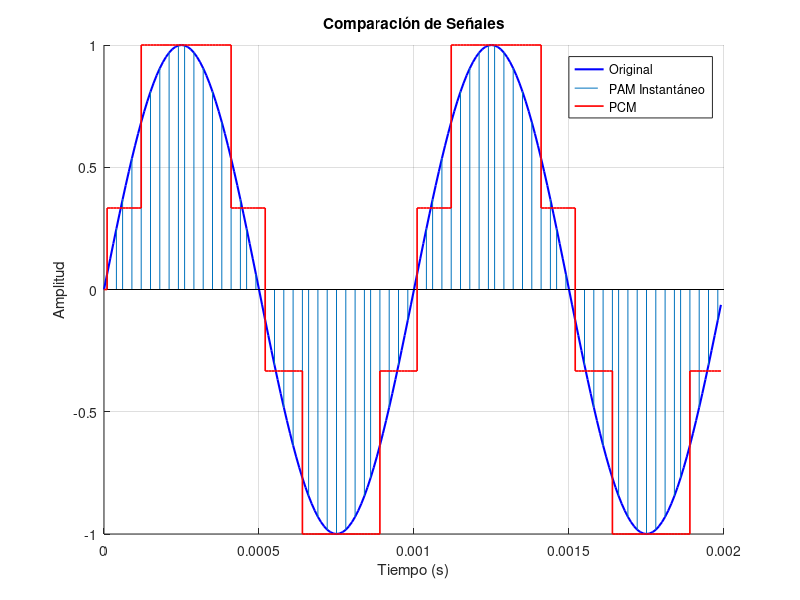

MATLAB code for this plot:
clc; clear; close all;

%% Parametros
A = 1;                  % Amplitud de la señal
Fc = 1000;              % Frecuencia de la señal (Hz)
Fs = 35000;             % Frecuencia de muestreo (Hz)
d = 0.5;                % Ciclo de trabajo (duty cycle) del pulso (0 < d <= 1)
ts = 1/100000;          % Período de muestreo 

% Generación del tiempo y señal original
T = 1/Fc;               % Período de la señal senoidal
n_samples = 200;        % Número de muestras totales para simular 2 ciclos de la señal

t = 0:ts:(n_samples-1)*ts;           % Vector de tiempo
m_t = A * sin(2 * pi * Fc * t);      % Señal senoidal original

% Muestreo
Ts = 1/Fs;                            % Período de muestreo real
n_samples_pam = floor(length(t) / (Ts / ts)); % Cantidad de muestras reales basadas en Ts
width = d * Ts;                      

%%  Muestreo instantaneo
instant_pulses = zeros(size(t));     
for n = 0:floor(max(t)/Ts)

    sample_time = n * Ts + d * Ts / 2;
    [~, idx] = min(abs(t - sample_time));  
    if idx <= length(t)
        instant_pulses(idx) = m_t(idx);   
    end
end

%% Cuantificacion 

N = 2;                                % Número de bits 

% 1. Niveles de cuantificación
num_levels = 2^N;                     % Total de niveles de cuantificación
q_levels = linspace(-A, A, num_levels); % Crear niveles uniformemente espaciados entre -A y A


% 2. Cuantificación tipo "sample and hold"
quantized_signal = zeros(size(instant_pulses));  % Inicializar señal cuantificada
sample_indices = find(instant_pulses ~= 0);      % Buscar los índices donde hay muestras (no ceros)

for i = 1:length(sample_indices)
    idx_start = sample_indices(i);               % Índice donde empieza el nivel mantenido

    if i < length(sample_indices)
        idx_end = sample_indices(i+1) - 1;       % Mantener nivel hasta antes del próximo impulso
    else
        idx_end = length(instant_pulses);        % Si es el último, mantener hasta el final
    end

    % Buscar el nivel más cercano
    [~, q_idx] = min(abs(instant_pulses(idx_start) - q_levels));
    level = q_levels(q_idx);                     % Valor cuantificado

    % Rellenar con ese nivel
    quantized_signal(idx_start:idx_end) = level;
end

%% Error de cuantizacion
quant_error = instant_pulses - quantized_signal;   % Diferencia entre señal original y cuantificada
disp(quant_error);                                 

error_max = max(abs(quant_error));                 % Error máximo absoluto
fprintf('Error máximo: %.4f\n', error_max);        


%% Graficos

figure;
hold on;
plot(t, m_t, 'b', 'LineWidth', 1.5);                
stem(t, instant_pulses, 'o', 'Marker', 'none');     
stairs(t, quantized_signal, 'r', 'LineWidth', 1.2); 

% Nota: se usa `stairs` en vez de `plot` para representar bien la salida cuantificada tipo escalera

legend('Original', 'PAM Instantáneo', 'PCM');
title('Comparación de Señales');
xlabel('Tiempo (s)');
ylabel('Amplitud');
grid on;
